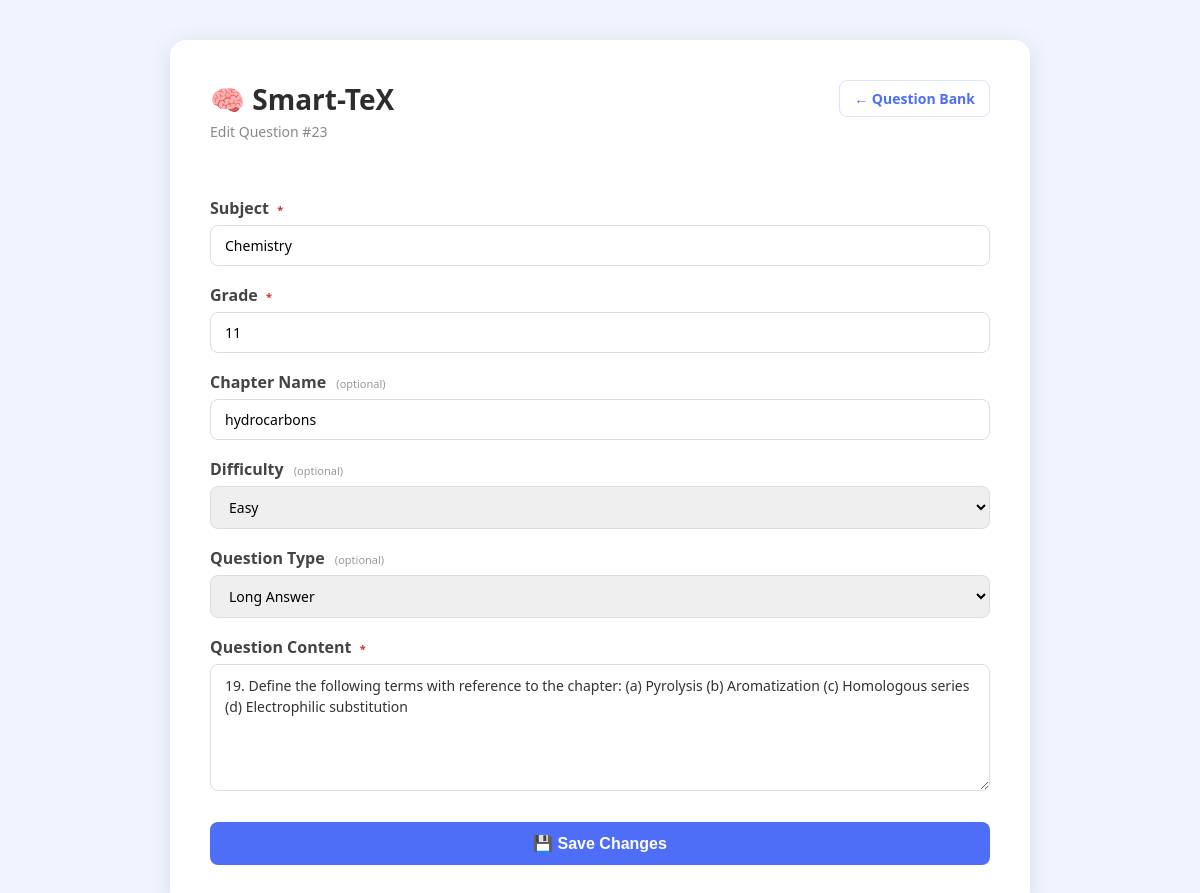
Page /questions/edit/23 on the committed database.
### app.py (models this page shows, shortened)
class Question(db.Model):
    __tablename__ = "questions"
    id            = db.Column(db.Integer, primary_key=True, autoincrement=True)
    subject       = db.Column(db.Text, nullable=False)
    grade         = db.Column(db.Text, nullable=False)
    chapter_name  = db.Column(db.Text, nullable=True)
    difficulty    = db.Column(db.Text, nullable=True)
    question_type = db.Column(db.Text, nullable=True)
    content       = db.Column(db.Text, nullable=False)
    paper_id      = db.Column(db.Integer, db.ForeignKey("papers.id"), nullable=True)
    __table_args__ = (
        db.Index("ix_questions_subject",    "subject"),
        db.Index("ix_questions_grade",      "grade"),
        db.Index("ix_questions_difficulty", "difficulty"),
    )

### app.py (the view, shortened to what this page needs)
@app.route("/questions/edit/<int:question_id>", methods=["GET", "POST"])
def edit_question(question_id):
    question = Question.query.get_or_404(question_id)
    return render_template("edit_question.html", question=question,
                           error=None, form_data={})

### templates/edit_question.html (shortened to what this page needs)
<!DOCTYPE html>
<html lang="en">
<head>
    <link rel="stylesheet" href="/static/style.css">
</head>
<body>
    <div class="container">
        <div class="past-papers-header">
            <div>
                <h1>🧠 Smart-TeX</h1>
                <p class="subtitle">Edit Question #{{ question.id }}</p>
            </div>
            <a href="/questions" class="nav-link">← Question Bank</a>
        </div>
        <form action="/questions/edit/{{ question.id }}" method="POST">
            <div class="form-group">
                <label>Subject <span class="required-tag">*</span></label>
                <input type="text" name="subject"
                       value="{{ form_data.get('subject', question.subject) }}"
                       placeholder="e.g. Mathematics" required>
            </div>
            <div class="form-group">
                <label>Grade <span class="required-tag">*</span></label>
                <input type="text" name="grade"
                       value="{{ form_data.get('grade', question.grade) }}"
                       placeholder="e.g. Grade 8" required>
            </div>
            <div class="form-group">
                <label>Chapter Name <span class="optional-tag">(optional)</span></label>
                <input type="text" name="chapter_name"
                       value="{{ form_data.get('chapter_name', question.chapter_name or '') }}"
                       placeholder="e.g. Chapter 4 – Fractions">
            </div>
            <div class="form-group">
                <label>Difficulty <span class="optional-tag">(optional)</span></label>
                {% set current_diff = form_data.get('difficulty', question.difficulty or '') %}
                <select name="difficulty">
                    <option value="Easy"   {% if current_diff == 'Easy'   %}selected{% endif %}>Easy</option>
                </select>
            </div>
            <div class="form-group">
                <label>Question Type <span class="optional-tag">(optional)</span></label>
                {% set current_type = form_data.get('question_type', question.question_type or '') %}
                <select name="question_type">
                    <option value="Long Answer"        {% if current_type == 'Long Answer'        %}selected{% endif %}>Long Answer</option>
                </select>
            </div>
            <div class="form-group">
                <label>Question Content <span class="required-tag">*</span></label>
                <textarea name="content" rows="5"
                          placeholder="Type the full question here..." required>{{ form_data.get('content', question.content) }}</textarea>
            </div>
            <button type="submit">💾 Save Changes</button>
        </form>
    </div>
</body>
</html>

### static/style.css (style rules this page uses)
* { box-sizing: border-box; margin: 0; padding: 0; }
body { font-family: 'Segoe UI', sans-serif; background: #f0f4ff; display: flex; justify-content: center; align-items: flex-start; min-height: 100vh; padding: 40px 16px; }
.container { background: white; padding: 40px; border-radius: 16px; box-shadow: 0 4px 24px rgba(0,0,0,0.1); width: 100%; max-width: 860px; }
h1 { font-size: 28px; color: #2d2d2d; margin-bottom: 4px; }
.subtitle { color: #888; margin-bottom: 28px; font-size: 14px; }
.form-group { margin-bottom: 18px; }
.form-group label { display: block; font-weight: 600; margin-bottom: 6px; color: #444; }
input, select, textarea { width: 100%; padding: 10px 14px; border: 1px solid #ddd; border-radius: 8px; font-size: 14px; outline: none; transition: border 0.2s; font-family: 'Segoe UI', sans-serif; }
textarea { resize: vertical; min-height: 80px; line-height: 1.5; color: #333; }
button { width: 100%; padding: 12px; background: #4f6ef7; color: white; border: none; border-radius: 8px; font-size: 16px; font-weight: 600; cursor: pointer; margin-top: 8px; transition: background 0.2s; }
.optional-tag { font-size: 11px; font-weight: 400; color: #999; margin-left: 6px; }
.past-papers-header { display: flex; align-items: flex-start; justify-content: space-between; margin-bottom: 28px; }
.nav-link { font-size: 14px; font-weight: 600; color: #4f6ef7; text-decoration: none; padding: 8px 14px; border: 1px solid #dde2ff; border-radius: 8px; transition: background 0.2s; white-space: nowrap; }
.required-tag { font-size: 11px; font-weight: 600; color: #dc2626; margin-left: 4px; }

### rows in the picture
Question: id "23", subject "Chemistry", grade "11", chapter_name "hydrocarbons", difficulty "Easy", question_type "Long Answer", content "19. Define the following terms with reference to the chapter: (a) Pyrolysis (b) Aromatization (c) Homologous series (d) Electrophilic substitution"
